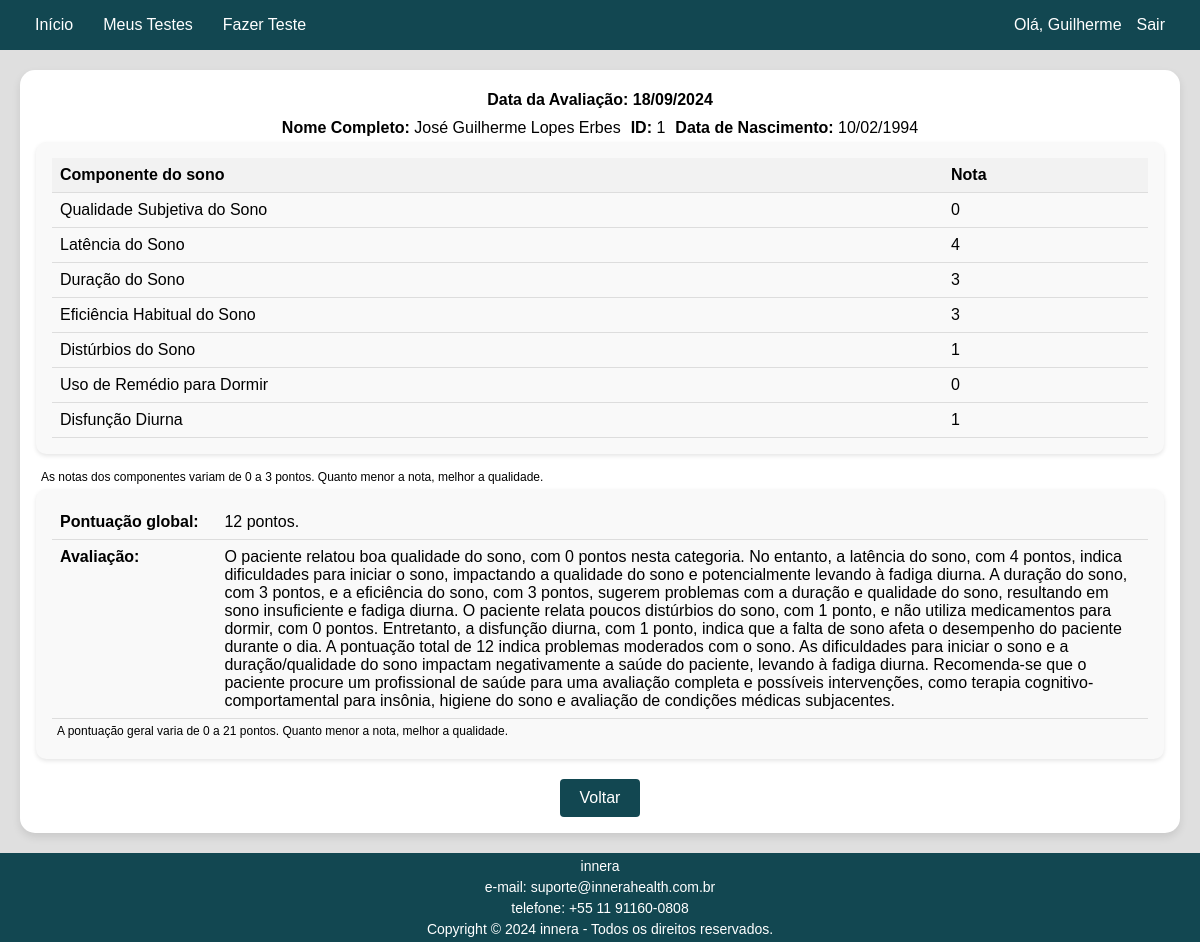
Screenshot of /test/26/ (signed in) with the database file from the repository.
### accounts/models.py (models this page shows, shortened)
class CustomUser(AbstractUser):
    full_name = models.CharField(max_length=100, blank=True)
    date_of_birth = models.DateField(null=True, blank=True)

### psqi/models.py (models this page shows, shortened)
class Questionnaire(models.Model):
    evaluation_date = models.TextField(max_length=12, null=True)
    participant_name = models.CharField(max_length=250, verbose_name=_('NOME DO PARTICIPANTE (SOCIAL)'))
    participant_id = models.IntegerField(verbose_name=_('ID:'))
    birth_date = models.DateField(verbose_name=_('DATA DE NASCIMENTO'))
    bedtime = models.TimeField(max_length=250, verbose_name=_('1. Durante o último mês, quando você geralmente foi para a cama a noite?'))
    time_to_sleep = models.CharField(max_length=50, verbose_name=_('2. Durante o último mês, quanto tempo (em minutos) você geralmente levou para dormir a noite?'))
    wake_time = models.TimeField(max_length=250, verbose_name=_('3. Durante o último mês, quando você geralmente levantou de manhã?'))
    sleep_duration = models.CharField(max_length=50, verbose_name=_('4. Durante o último mês, quantas horas de sono você teve por noite? (Este pode ser diferente do número de horas que você ficou na cama)'))
    difficulty_falling_asleep = models.IntegerField(
        choices=DIFFICULTY_CHOICES,
        verbose_name=_('A) não conseguiu adormecer em até 30 minutos')
    )
    waking_up_night = models.IntegerField(
        choices=DIFFICULTY_CHOICES,
        verbose_name=_('B) acordou no meio da noite ou de manhã cedo')
    )
    bathroom_night = models.IntegerField(
        choices=DIFFICULTY_CHOICES,
        verbose_name=_('C) precisou levantar para ir ao banheiro')
    )
    difficulty_breathing = models.IntegerField(
        choices=DIFFICULTY_CHOICES,
        verbose_name=_('D) não conseguiu respirar confortavelmente')
    )
    coughing_snoring = models.IntegerField(
        choices=DIFFICULTY_CHOICES,
        verbose_name=_('E) tossiu ou roncou forte')
    )
    feeling_cold = models.IntegerField(
        choices=DIFFICULTY_CHOICES,
        verbose_name=_('F) sentiu muito frio')
    )
    feeling_hot = models.IntegerField(
        choices=DIFFICULTY_CHOICES,
        verbose_name=_('G) sentiu muito calor')
    )
    bad_dreams = models.IntegerField(
        choices=DIFFICULTY_CHOICES,
        verbose_name=_('H) teve sonhos ruins')
    )
    pain_at_night = models.IntegerField(
        choices=DIFFICULTY_CHOICES,
        verbose_name=_('I) teve dor')
    )
    other_reasons = models.CharField(
        max_length=100,
        blank=True,
        null=True,
        verbose_name=_('J) outra(s) razão(ões), por favor descreva:'
                       'Com que frequência, durante o último mês, você teve dificuldade para dormir devido a essa razão?')
    )
    other_reasons_choice = models.IntegerField(
        choices=DIFFICULTY_CHOICES,
        blank=True,
        default=0,
        )
    sleep_quality = models.IntegerField(
        choices=QUALITY_CHOICES,
        verbose_name=_('6. Durante o último mês como você classificaria a qualidade do seu sono de uma maneira geral:')
    )
    sleep_medication_use = models.IntegerField(
        choices=DIFFICULTY_CHOICES,
        verbose_name=_('7. Durante o último mês, com que frequência você tomou medicamento (prescrito ou "por conta própria") para lhe ajudar a dormir?')
    )
    difficulty_staying_awake = models.IntegerField(
        choices=DIFFICULTY_CHOICES,
        verbose_name=_('8. No último mês, que frequência você teve dificuldade para ficar acordado enquanto dirigia, comia ou participava de uma atividade social (festa, reunião de amigos, trabalho, estudo)')
    )
    difficulty_enthusiasm = models.IntegerField(
        choices=DIFFICULTY_ENTHUSIASM,
        verbose_name=_('9. Durante o último mês, quão problemático foi pra você manter o entusiasmo (ânimo) para fazer as coisas (suas atividades habituais)?')
    )
    partner_presence = models.IntegerField(
        choices=PARTNER_CHOICES,
        verbose_name=_('10. Você tem um(a) parceiro [esposo(a)] ou colega de quarto?')
    )
    class Meta:
        verbose_name = _('Questionário PSQI')
        verbose_name_plural = _('Questionários PSQI')

class TestScore(models.Model):
    questionnaire = models.OneToOneField(Questionnaire, on_delete=models.CASCADE, related_name='psqi_score')
    sleep_quality = models.IntegerField(default=0)
    sleep_latency = models.IntegerField(default=0)
    sleep_duration = models.FloatField(default=0)
    sleep_efficiency = models.IntegerField(default=0)
    sleep_disorders = models.IntegerField(default=0)
    sleeping_pills = models.IntegerField(default=0)
    daytime_dysfunction = models.IntegerField(default=0)
    total_score = models.IntegerField(default=0)
    score_evaluation = models.TextField(blank=True)

### psqi/views.py (the view)
# urls.py: path('test/<int:pk>/', TestDetailView.as_view(), name='test_detail'),
@method_decorator(login_required(login_url='login'), name='dispatch')
class TestDetailView(DetailView):
    model = Questionnaire
    template_name = 'test_detail.html'
    def get_context_data(self, **kwargs):
        context = super().get_context_data(**kwargs)
        questionnaire = self.get_object()
        test_score = get_object_or_404(TestScore, questionnaire=questionnaire)
        evaluation_date_str = questionnaire.evaluation_date
        if evaluation_date_str:
            year, month, day = evaluation_date_str.split('-')
            evaluation_date = date(int(year), int(month), int(day))
            context['evaluation_date'] = evaluation_date
        if test_score.daytime_dysfunction == 0:
            context['daytime_dysfunction_text'] = "Nenhuma no último mês"
        elif test_score.daytime_dysfunction == 1:
            context['daytime_dysfunction_text'] = "Menos de um vez por semana"
        elif test_score.daytime_dysfunction == 2:
            context['daytime_dysfunction_text'] = "Uma ou duas vezes por semana"
        else:
            context['daytime_dysfunction_text'] = "Três ou mais vezes na semana"
        context['sleep_quality'] = test_score.sleep_quality
        context['sleep_latency'] = test_score.sleep_latency
        context['sleep_duration'] = test_score.sleep_duration
        context['sleep_efficiency'] = test_score.sleep_efficiency
        context['sleep_disorders'] = test_score.sleep_disorders
        context['sleeping_pills'] = test_score.sleeping_pills
        context['daytime_dysfunction'] = test_score.daytime_dysfunction
        context['total_score'] = test_score.total_score
        context['score_evaluation'] = test_score.score_evaluation
        return context

### psqi/templates/test_detail.html (shortened to what this page needs)
{% extends 'base.html' %}
{% load static %}
{% block extra_css %}
    <link rel="stylesheet" type="text/css" href="{% static 'psqi/test_detail.css' %}">
{% endblock %}
{% block content %}
<div class="container">
    <div style="text-align: center; font-weight: bold; margin-top: 5px; margin-bottom: 5px;">
        Data da Avaliação: {{ evaluation_date|date:'d/m/Y' }}
    </div>
    <div class="user-info">
        <div>
            <p><strong>Nome Completo:</strong> {{ questionnaire.participant_name|default_if_none:user.full_name }}</p>
        </div>
        <div>
            <p><strong>ID:</strong> {{ questionnaire.participant_id|default_if_none:user.id }}</p>
        </div>
        <div>
            <p><strong>Data de Nascimento:</strong> {{ questionnaire.birth_date|date:'d/m/Y' }}</p>
        </div>
    </div>
    <div class="card-center">
        <table style="width: 100%; border-collapse: collapse;">
            <thead>
                <tr>
                    <th style="text-align: left; padding: 8px; border-bottom: 1px solid #ddd;">Componente do sono</th>
                    <th style="text-align: left; padding: 8px; border-bottom: 1px solid #ddd;">Nota</th>
                </tr>
            </thead>
            <tbody>
                <tr>
                    <td style="padding: 8px;">Qualidade Subjetiva do Sono</td>
                    <td style="padding: 8px;">{{ sleep_quality }}</td>
                </tr>
                <tr>
                    <td style="padding: 8px;">Latência do Sono</td>
                    <td style="padding: 8px;">{{ sleep_latency }}</td>
                </tr>
                <tr>
                    <td style="padding: 8px;">Duração do Sono</td>
                    <td style="padding: 8px;">{{ sleep_duration }}</td>
                </tr>
                <tr>
                    <td style="padding: 8px;">Eficiência Habitual do Sono</td>
                    <td style="padding: 8px;">{{ sleep_efficiency }}</td>
                </tr>
                <tr>
                    <td style="padding: 8px;">Distúrbios do Sono</td>
                    <td style="padding: 8px;">{{ sleep_disorders }}</td>
                </tr>
                <tr>
                    <td style="padding: 8px;">Uso de Remédio para Dormir</td>
                    <td style="padding: 8px;">{{ sleeping_pills }}</td>
                </tr>
                <tr>
                    <td style="padding: 8px;">Disfunção Diurna</td>
                    <td style="padding: 8px;">{{ daytime_dysfunction }}</td>
                </tr>
            </tbody>
        </table>
    </div>
    <p style="font-size: 12px;">As notas dos componentes variam de 0 a 3 pontos. Quanto menor a nota, melhor a qualidade.</p>
    <div class="card-bottom">
        <table style="width: 100%; border-collapse: collapse;">
            <tbody>
                <tr>
                    <td style="padding: 8px; width: 15%;"><strong>Pontuação global:</strong></td>
                    <td style="padding: 8px;">{{ total_score }} pontos.</td>
                </tr>
                <tr>
                    <td style="padding: 8px; vertical-align: top;"><strong>Avaliação:</strong></td>
                    <td style="padding: 8px;">{{ score_evaluation }}</td>
                </tr>
            </tbody>
        </table>
        <p style="font-size: 12px;">A pontuação geral varia de 0 a 21 pontos. Quanto menor a nota, melhor a qualidade.</p>
    </div>
    <div class="button-container">
        <a href="{% url 'test_list' %}" class="btn">Voltar</a>
    </div>
</div>
{% endblock %}

### app/templates/base.html (shortened to what this page needs)
<!DOCTYPE html>
<html lang="pt-br">
<head>
    {% load static %}
        <link rel="stylesheet" type="text/css" href="{% static 'app/base.css' %}">
    {% block extra_css %}{% endblock %}
</head>
<body>
    <header>
        <nav>
            <ul>
                <li><a href="{% url 'home' %}">Início</a></li>
                {% if user.is_authenticated %}
                    <li><a href="{% url 'test_list' %}">Meus Testes</a></li>
                    <li><a href="{% url 'new_test' %}">Fazer Teste</a></li>
                {% endif %}
            </ul>
            <ul class="right-align">
                {% if not user.is_authenticated %}
                    <li><a href="{% url 'login' %}">Login</a></li>
                {% else %}
                    <li>Olá, {{ user.username }}</li>
                    <li><a href="{% url 'logout' %}">Sair</a></li>
                {% endif %}
            </ul>
        </nav>
    </header>
    <main>
        {% block content %}
        {% endblock %}
    </main>
    <footer style="font-size: 14px;">
        <p>innera</p>
        <p>e-mail: <a href="mailto:suporte@innerahealth.com.br"  style="text-decoration: none; color: white;">suporte@innerahealth.com.br</a></p>
        <p>telefone: <a href="tel:+5511911600808" style="text-decoration: none; color: white;">+55 11 91160-0808</a></p>
        <p>Copyright &copy; 2024 innera - Todos os direitos reservados.</p>
    </footer>
</body>
</html>

### app/static/app/base.css (style rules this page uses)
body { font-family: sans-serif; background-color: rgb(255, 255, 255); color: rgb(0, 0, 0); margin: 0; padding: 0; display: flex; flex-direction: column; }
header { background-color: rgb(255, 255, 255); color: rgb(18, 71, 81); text-align: center; margin: 0; padding: 0; position: relative; min-width: 950px; }
footer { background-color: rgb(18, 71, 81); color: rgb(255, 255, 255); text-align: center; position: relative; margin-top: auto; min-width: 950px; }
nav { background-color: rgb(18, 71, 81); color: rgb(255, 255, 255); height: 50px; display: flex; justify-content: space-between; align-items: center; padding: 0 20px; }
nav ul { list-style: none; margin: 0; padding: 0; display: flex; }
.right-align { display: flex; justify-content: flex-end; margin-left: auto; }
nav ul li a { color: rgb(255, 255, 255); text-decoration: none; font-size: 16px; padding: 15px; transition: background-color 0.3s ease; }
main { flex: 1; padding: 20px; box-sizing: border-box; }

### psqi/static/psqi/test_detail.css (style rules this page uses)
body { background-color: #dfdfdf; }
.container { padding: 1rem; background-color: white; border-radius: 15px; box-shadow: 0 4px 8px rgba(0, 0, 0, 0.1); }
.user-info { background-color: white; border-radius: 15px; display: flex; font-size: 16px; justify-content: center; }
.card-center, .card-bottom { border-radius: 10px; margin-bottom: 1rem; padding: 1rem; background-color: #f9f9f9; box-shadow: 0 2px 4px rgba(0, 0, 0, 0.1); }
.button-container { text-align: center; margin-top: 20px; }
.btn { display: inline-block; background-color: rgba(18, 71, 81); color: rgb(255, 255, 255); border: none; padding: 10px 20px; font-size: 16px; border-radius: 4px; cursor: pointer; transition: background-color 0.3s ease-in-out; margin: 0 10px; text-decoration: none; }
table { width: 100%; border-collapse: collapse; }
th, td { text-align: left; padding: 8px; border-bottom: 1px solid #ddd; }
th { background-color: #f2f2f2; }
p { margin: 5px; }

### rows the page displays
CustomUser: username "Guilherme"
Questionnaire: participant_name "José Guilherme Lopes Erbes", participant_id "1", birth_date "10/02/1994"
TestScore: score_evaluation "O paciente relatou boa qualidade do sono, com 0 pontos nesta categoria. No entanto, a latência do sono, com 4 pontos, indica dificuldades para iniciar o sono, impactando a qualidade do sono e potencialmente levando à fadiga diurna. A duração do sono, com 3 pontos, e a eficiência do sono, com 3 pontos, sugerem problemas com a duração e qualidade do sono, resultando em sono insuficiente e fadiga diurna. O paciente relata poucos distúrbios do sono, com 1 ponto, e não utiliza medicamentos para dormir, com 0 pontos. Entretanto, a disfunção diurna, com 1 ponto, indica que a falta de sono afeta o desempenho do paciente durante o dia. A pontuação total de 12 indica problemas moderados com o sono.…"

### other values shown
{{ evaluation_date|date:'d/m/Y' }} "18/09/2024"
{{ sleep_quality }} "0"
{{ sleep_latency }} "4"
{{ sleep_duration }} "3"
{{ sleep_efficiency }} "3"
{{ sleep_disorders }} "1"
{{ sleeping_pills }} "0"
{{ daytime_dysfunction }} "1"
{{ total_score }} "12"
